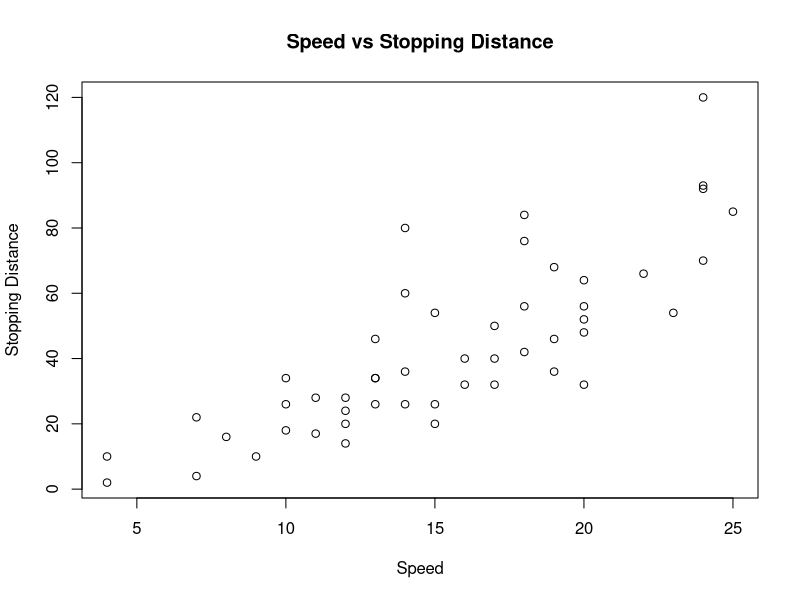
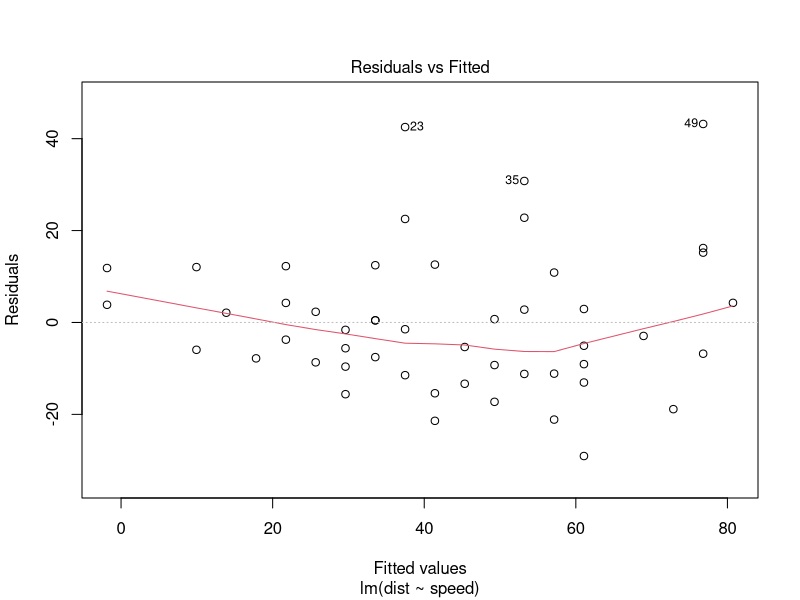
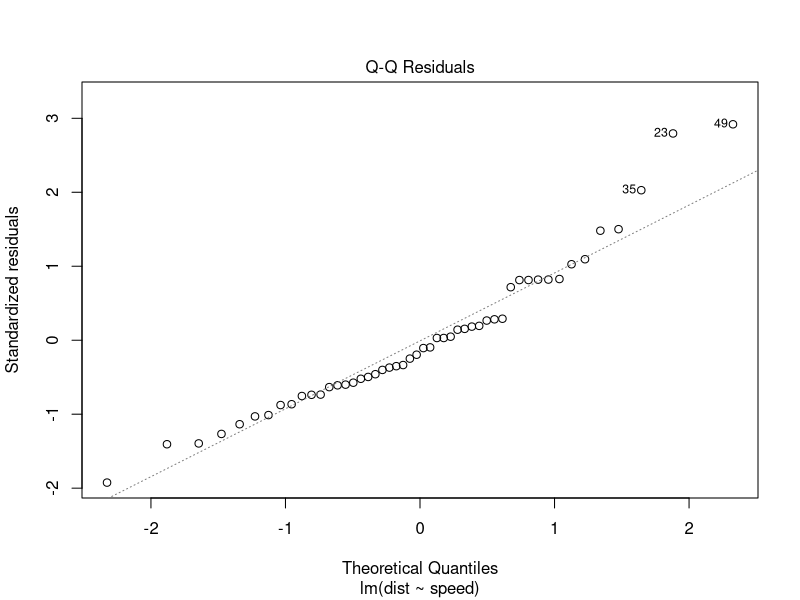
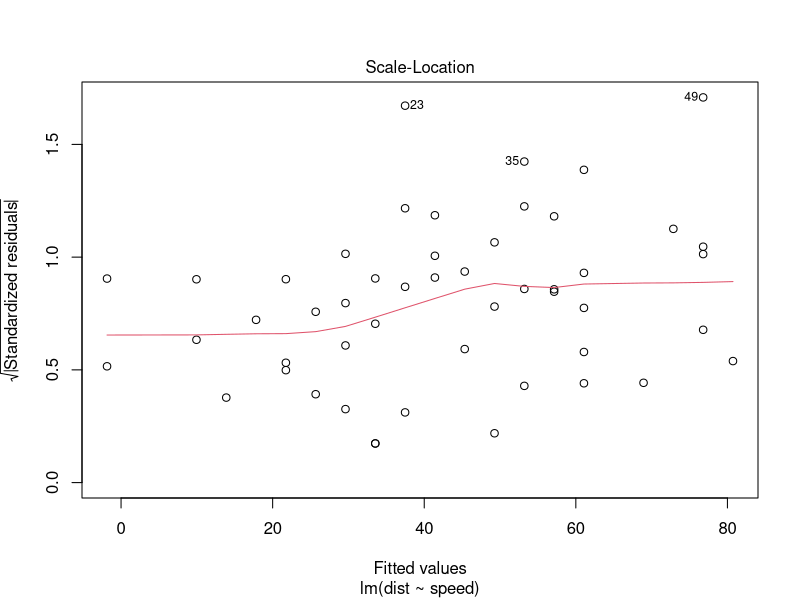
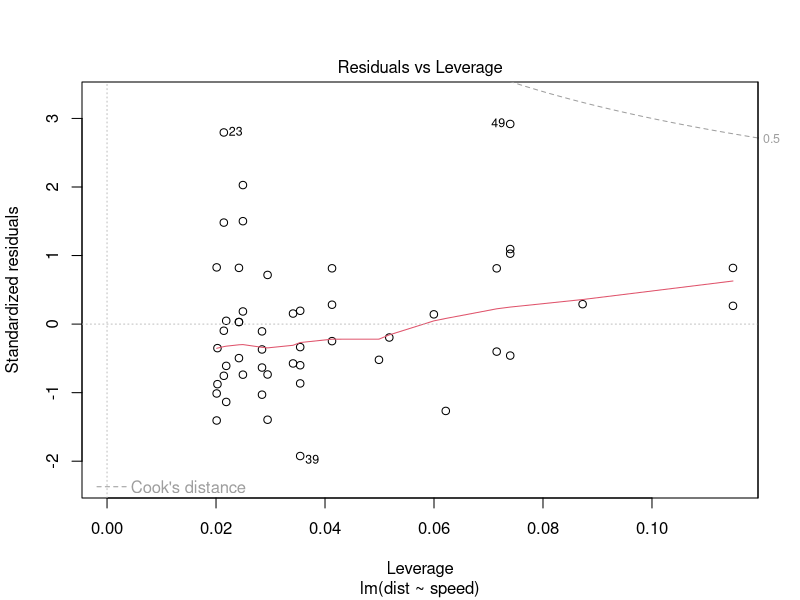

Here is the R script that generated these plots, in order:
## ---- chunk 1

head(cars)
colnames(cars)
## ---- chunk 2
plot(cars[,"speed"], cars[,"dist"], main="Speed vs Stopping Distance",
xlab="Speed", ylab="Stopping Distance")

## ---- chunk 3
model <- lm(dist~speed, data = cars)
model
## ---- chunk 4
summary(model)

## ---- chunk 5
plot(model)

## ---- chunk 6


## ---- chunk 7


## ---- chunk 8


## ---- chunk 9


## ---- chunk 10


## ---- chunk 11


